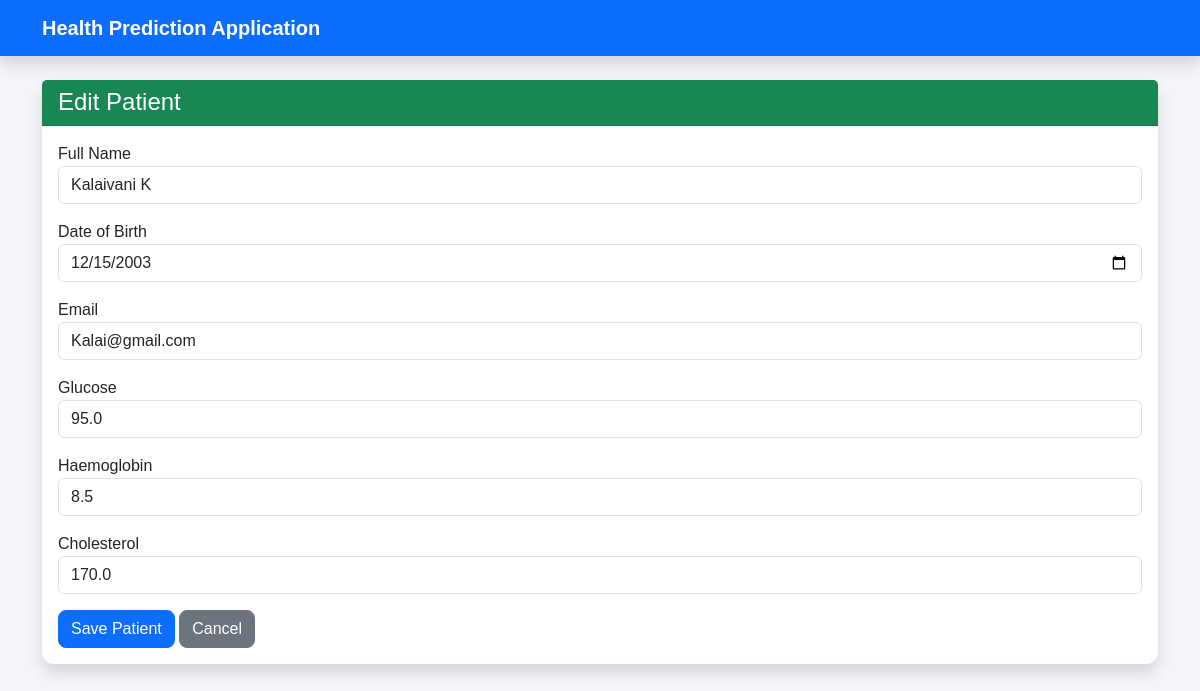
The page /edit/3 on the database its author committed.
### models.py (models this page shows)
class Patient(db.Model):
    id = db.Column(db.Integer, primary_key=True)
    fullname = db.Column(db.String(100), nullable=False)
    dob = db.Column(db.Date, nullable=False)
    email = db.Column(db.String(120), nullable=False)
    glucose = db.Column(db.Float, nullable=False)
    haemoglobin = db.Column(db.Float, nullable=False)
    cholesterol = db.Column(db.Float, nullable=False)
    condition = db.Column(db.String(150))
    risk_level = db.Column(db.String(20))
    recommendation = db.Column(db.String(250))

### app.py (the view, shortened to what this page needs)
@app.route("/edit/<int:id>", methods=["GET", "POST"])
def edit_patient(id):
    patient = Patient.query.get_or_404(id)
    return render_template("edit_patient.html", patient=patient)

### templates/edit_patient.html
{% extends 'base.html' %}
{% block content %}
<div class="card shadow">
<div class="card-header bg-success text-white">
<h4>Edit Patient</h4>
</div>
<div class="card-body">
<form method="POST">
<div class="mb-3">
<label>Full Name</label>
<input type="text" name="fullname" value="{{patient.fullname}}" class="form-control" required>
</div>
<div class="mb-3">
<label>Date of Birth</label>
<input type="date" name="dob" value="{{ patient.dob }}" class="form-control" required>
</div>
<div class="mb-3">
<label>Email</label>
<input type="email" name="email" value="{{ patient.email }}" class="form-control" required>
</div>
<div class="mb-3">
<label>Glucose</label>
<input type="number" step="0.1" name="glucose" value="{{ patient.glucose }}" class="form-control" required>
</div>
<div class="mb-3">
<label>Haemoglobin</label>
<input type="number" step="0.1" name="haemoglobin" value="{{ patient.haemoglobin }}" class="form-control" required>
</div>
<div class="mb-3">
<label>Cholesterol</label>
<input type="number" step="0.1" name="cholesterol" value="{{ patient.cholesterol }}" class="form-control" required>
</div>
<button class="btn btn-primary">
Save Patient
</button>
<a href="/" class="btn btn-secondary">
Cancel
</a>
</form>
</div>
</div>
{% endblock %}

### static/css/style.css (style rules this page uses)
body { background:#f4f6f9; font-family:Arial,sans-serif; }
.card { border:none; border-radius:12px; }
.card-header { font-weight:bold; }
.btn { border-radius:8px; }
h4 { margin:0; }

### rows shown on the page
Patient: fullname "Kalaivani K", dob "12/15/2003", email "Kalai@gmail.com", glucose "95.0", haemoglobin "8.5", cholesterol "170.0"
